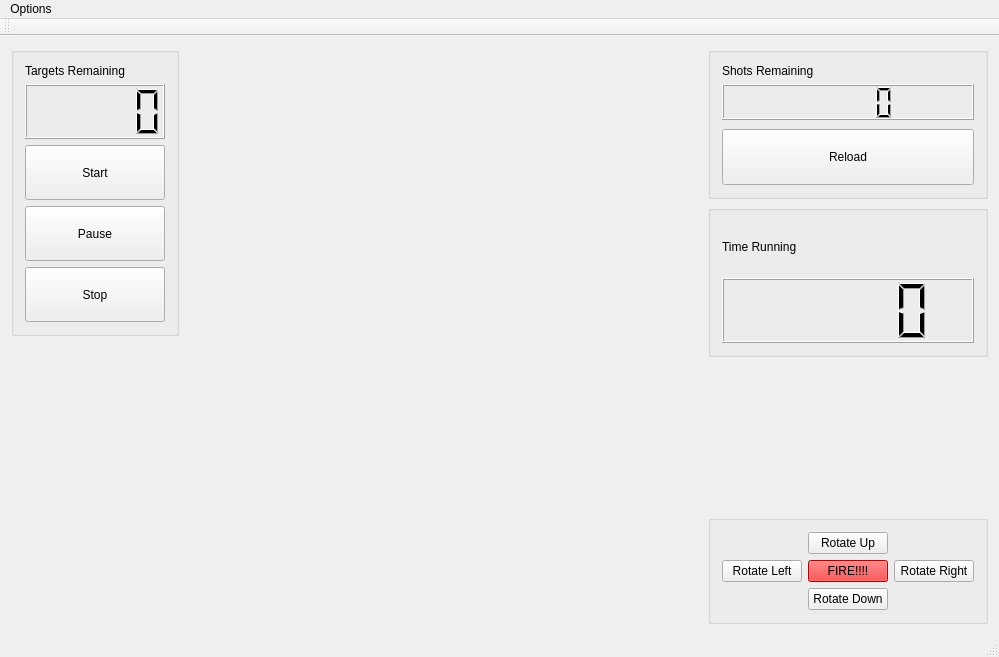
<?xml version="1.0" encoding="UTF-8"?>
<ui version="4.0">
 <class>MainWindow</class>
 <widget class="QMainWindow" name="MainWindow">
  <property name="geometry">
   <rect>
    <x>0</x>
    <y>0</y>
    <width>999</width>
    <height>657</height>
   </rect>
  </property>
  <property name="windowTitle">
   <string>MainWindow</string>
  </property>
  <widget class="QWidget" name="centralWidget">
   <layout class="QHBoxLayout" name="horizontalLayout_4">
    <item>
     <layout class="QVBoxLayout" name="verticalLayout_6">
      <item>
       <widget class="QGroupBox" name="autobox">
        <property name="title">
         <string/>
        </property>
        <layout class="QVBoxLayout" name="verticalLayout_5">
         <item>
          <layout class="QHBoxLayout" name="horizontalLayout_3">
           <item>
            <widget class="QLabel" name="targetcountlabel">
             <property name="sizePolicy">
              <sizepolicy hsizetype="Preferred" vsizetype="Fixed">
               <horstretch>0</horstretch>
               <verstretch>0</verstretch>
              </sizepolicy>
             </property>
             <property name="text">
              <string>Targets Remaining</string>
             </property>
            </widget>
           </item>
           <item>
            <spacer name="horizontalSpacer_6">
             <property name="orientation">
              <enum>Qt::Horizontal</enum>
             </property>
             <property name="sizeHint" stdset="0">
              <size>
               <width>40</width>
               <height>5</height>
              </size>
             </property>
            </spacer>
           </item>
          </layout>
         </item>
         <item>
          <widget class="QLCDNumber" name="targetcountdisplay">
           <property name="sizePolicy">
            <sizepolicy hsizetype="Minimum" vsizetype="Expanding">
             <horstretch>0</horstretch>
             <verstretch>0</verstretch>
            </sizepolicy>
           </property>
          </widget>
         </item>
         <item>
          <widget class="QPushButton" name="startstopbutton">
           <property name="sizePolicy">
            <sizepolicy hsizetype="Minimum" vsizetype="Expanding">
             <horstretch>0</horstretch>
             <verstretch>0</verstretch>
            </sizepolicy>
           </property>
           <property name="toolTip">
            <string>Begin automated routine (Ctrl+V)</string>
           </property>
           <property name="text">
            <string>Start</string>
           </property>
          </widget>
         </item>
         <item>
          <widget class="QPushButton" name="pauseButton">
           <property name="sizePolicy">
            <sizepolicy hsizetype="Minimum" vsizetype="Expanding">
             <horstretch>0</horstretch>
             <verstretch>0</verstretch>
            </sizepolicy>
           </property>
           <property name="text">
            <string>Pause</string>
           </property>
          </widget>
         </item>
         <item>
          <widget class="QPushButton" name="stopButton">
           <property name="sizePolicy">
            <sizepolicy hsizetype="Minimum" vsizetype="Expanding">
             <horstretch>0</horstretch>
             <verstretch>0</verstretch>
            </sizepolicy>
           </property>
           <property name="text">
            <string>Stop</string>
           </property>
          </widget>
         </item>
        </layout>
       </widget>
      </item>
      <item>
       <spacer name="verticalSpacer_2">
        <property name="orientation">
         <enum>Qt::Vertical</enum>
        </property>
        <property name="sizeHint" stdset="0">
         <size>
          <width>20</width>
          <height>40</height>
         </size>
        </property>
       </spacer>
      </item>
     </layout>
    </item>
    <item>
     <widget class="QLabel" name="videostreamviewer">
      <property name="sizePolicy">
       <sizepolicy hsizetype="Expanding" vsizetype="Expanding">
        <horstretch>1</horstretch>
        <verstretch>0</verstretch>
       </sizepolicy>
      </property>
      <property name="text">
       <string/>
      </property>
     </widget>
    </item>
    <item>
     <layout class="QVBoxLayout" name="verticalLayout_7">
      <item>
       <widget class="QGroupBox" name="shotbox">
        <property name="title">
         <string/>
        </property>
        <layout class="QVBoxLayout" name="verticalLayout_4">
         <item>
          <layout class="QVBoxLayout" name="verticalLayout_3">
           <property name="spacing">
            <number>9</number>
           </property>
           <item>
            <layout class="QVBoxLayout" name="verticalLayout_2">
             <item>
              <widget class="QLabel" name="shotcountlabel">
               <property name="sizePolicy">
                <sizepolicy hsizetype="Preferred" vsizetype="Minimum">
                 <horstretch>0</horstretch>
                 <verstretch>0</verstretch>
                </sizepolicy>
               </property>
               <property name="maximumSize">
                <size>
                 <width>16777215</width>
                 <height>18</height>
                </size>
               </property>
               <property name="text">
                <string>Shots Remaining</string>
               </property>
              </widget>
             </item>
             <item>
              <widget class="QLCDNumber" name="shotcountdisplay">
               <property name="sizePolicy">
                <sizepolicy hsizetype="Minimum" vsizetype="Expanding">
                 <horstretch>0</horstretch>
                 <verstretch>0</verstretch>
                </sizepolicy>
               </property>
               <property name="segmentStyle">
                <enum>QLCDNumber::Filled</enum>
               </property>
              </widget>
             </item>
            </layout>
           </item>
           <item>
            <widget class="QPushButton" name="reloadbutton">
             <property name="sizePolicy">
              <sizepolicy hsizetype="Minimum" vsizetype="Expanding">
               <horstretch>0</horstretch>
               <verstretch>0</verstretch>
              </sizepolicy>
             </property>
             <property name="toolTip">
              <string>Reset Shot Count (Ctrl+R)</string>
             </property>
             <property name="text">
              <string>Reload</string>
             </property>
            </widget>
           </item>
          </layout>
         </item>
        </layout>
       </widget>
      </item>
      <item>
       <widget class="QGroupBox" name="timeBox">
        <property name="title">
         <string/>
        </property>
        <layout class="QVBoxLayout" name="verticalLayout_8">
         <item>
          <widget class="QLabel" name="label">
           <property name="text">
            <string>Time Running</string>
           </property>
          </widget>
         </item>
         <item>
          <widget class="QLCDNumber" name="timeNumber">
           <property name="sizePolicy">
            <sizepolicy hsizetype="Minimum" vsizetype="MinimumExpanding">
             <horstretch>0</horstretch>
             <verstretch>0</verstretch>
            </sizepolicy>
           </property>
           <property name="maximumSize">
            <size>
             <width>16777215</width>
             <height>65</height>
            </size>
           </property>
           <property name="smallDecimalPoint">
            <bool>false</bool>
           </property>
           <property name="value" stdset="0">
            <double>0.000000000000000</double>
           </property>
          </widget>
         </item>
        </layout>
       </widget>
      </item>
      <item>
       <spacer name="verticalSpacer_3">
        <property name="orientation">
         <enum>Qt::Vertical</enum>
        </property>
        <property name="sizeHint" stdset="0">
         <size>
          <width>20</width>
          <height>40</height>
         </size>
        </property>
       </spacer>
      </item>
      <item>
       <widget class="QGroupBox" name="controlbox">
        <property name="title">
         <string/>
        </property>
        <layout class="QVBoxLayout" name="verticalLayout">
         <item>
          <layout class="QGridLayout" name="gridLayout">
           <item row="0" column="0">
            <spacer name="horizontalSpacer">
             <property name="orientation">
              <enum>Qt::Horizontal</enum>
             </property>
             <property name="sizeHint" stdset="0">
              <size>
               <width>40</width>
               <height>20</height>
              </size>
             </property>
            </spacer>
           </item>
           <item row="0" column="1">
            <widget class="QPushButton" name="upbutton">
             <property name="toolTip">
              <string>Rotate Turret Up (W)</string>
             </property>
             <property name="styleSheet">
              <string notr="true">font: 75 10pt &quot;MS Shell Dlg 2&quot;;</string>
             </property>
             <property name="text">
              <string>Rotate Up</string>
             </property>
             <property name="shortcut">
              <string>W</string>
             </property>
            </widget>
           </item>
           <item row="0" column="2">
            <spacer name="horizontalSpacer_2">
             <property name="orientation">
              <enum>Qt::Horizontal</enum>
             </property>
             <property name="sizeHint" stdset="0">
              <size>
               <width>40</width>
               <height>20</height>
              </size>
             </property>
            </spacer>
           </item>
           <item row="1" column="0">
            <widget class="QPushButton" name="leftbutton">
             <property name="toolTip">
              <string>Rotate Turret Left (A)</string>
             </property>
             <property name="styleSheet">
              <string notr="true">font: 75 10pt &quot;MS Shell Dlg 2&quot;;</string>
             </property>
             <property name="text">
              <string>Rotate Left</string>
             </property>
             <property name="shortcut">
              <string>A</string>
             </property>
            </widget>
           </item>
           <item row="1" column="1">
            <widget class="QPushButton" name="firebutton">
             <property name="toolTip">
              <string>Fire Missile (Space)</string>
             </property>
             <property name="autoFillBackground">
              <bool>false</bool>
             </property>
             <property name="styleSheet">
              <string notr="true">font: 75 10pt &quot;MS Shell Dlg 2&quot;;
background-color: rgb(255, 0, 0);</string>
             </property>
             <property name="text">
              <string>FIRE!!!!</string>
             </property>
             <property name="shortcut">
              <string>Space</string>
             </property>
             <property name="autoDefault">
              <bool>false</bool>
             </property>
             <property name="default">
              <bool>false</bool>
             </property>
             <property name="flat">
              <bool>false</bool>
             </property>
            </widget>
           </item>
           <item row="1" column="2">
            <widget class="QPushButton" name="rightbutton">
             <property name="toolTip">
              <string>Rotate Turret Right (R)</string>
             </property>
             <property name="styleSheet">
              <string notr="true">font: 75 10pt &quot;MS Shell Dlg 2&quot;;</string>
             </property>
             <property name="text">
              <string>Rotate Right</string>
             </property>
             <property name="shortcut">
              <string>D</string>
             </property>
            </widget>
           </item>
           <item row="2" column="0">
            <spacer name="horizontalSpacer_3">
             <property name="orientation">
              <enum>Qt::Horizontal</enum>
             </property>
             <property name="sizeHint" stdset="0">
              <size>
               <width>40</width>
               <height>20</height>
              </size>
             </property>
            </spacer>
           </item>
           <item row="2" column="1">
            <widget class="QPushButton" name="downbutton">
             <property name="toolTip">
              <string>Rotate Turret Down (S)</string>
             </property>
             <property name="styleSheet">
              <string notr="true">font: 75 10pt &quot;MS Shell Dlg 2&quot;;</string>
             </property>
             <property name="text">
              <string>Rotate Down</string>
             </property>
             <property name="shortcut">
              <string>S</string>
             </property>
            </widget>
           </item>
           <item row="2" column="2">
            <spacer name="horizontalSpacer_4">
             <property name="orientation">
              <enum>Qt::Horizontal</enum>
             </property>
             <property name="sizeHint" stdset="0">
              <size>
               <width>40</width>
               <height>20</height>
              </size>
             </property>
            </spacer>
           </item>
          </layout>
         </item>
        </layout>
       </widget>
      </item>
     </layout>
    </item>
   </layout>
  </widget>
  <widget class="QMenuBar" name="menuBar">
   <property name="geometry">
    <rect>
     <x>0</x>
     <y>0</y>
     <width>999</width>
     <height>21</height>
    </rect>
   </property>
   <widget class="QMenu" name="menuOptions">
    <property name="title">
     <string>Options</string>
    </property>
    <addaction name="actionCalibrate"/>
    <addaction name="actionReload"/>
    <addaction name="actionConnect_to_Turret"/>
    <addaction name="actionConnect_to_Camera"/>
   </widget>
   <addaction name="menuOptions"/>
  </widget>
  <widget class="QToolBar" name="mainToolBar">
   <attribute name="toolBarArea">
    <enum>TopToolBarArea</enum>
   </attribute>
   <attribute name="toolBarBreak">
    <bool>false</bool>
   </attribute>
  </widget>
  <widget class="QStatusBar" name="statusBar"/>
  <action name="actionCalibrate">
   <property name="text">
    <string>Calibrate</string>
   </property>
   <property name="shortcut">
    <string>Ctrl+C</string>
   </property>
  </action>
  <action name="actionReload">
   <property name="text">
    <string>Reload</string>
   </property>
   <property name="shortcut">
    <string>Ctrl+R</string>
   </property>
  </action>
  <action name="actionConnect_to_Turret">
   <property name="text">
    <string>Connect to Turret</string>
   </property>
  </action>
  <action name="actionConnect_to_Camera">
   <property name="text">
    <string>Connect to Camera</string>
   </property>
  </action>
 </widget>
 <layoutdefault spacing="6" margin="11"/>
 <resources/>
 <connections/>
</ui>
